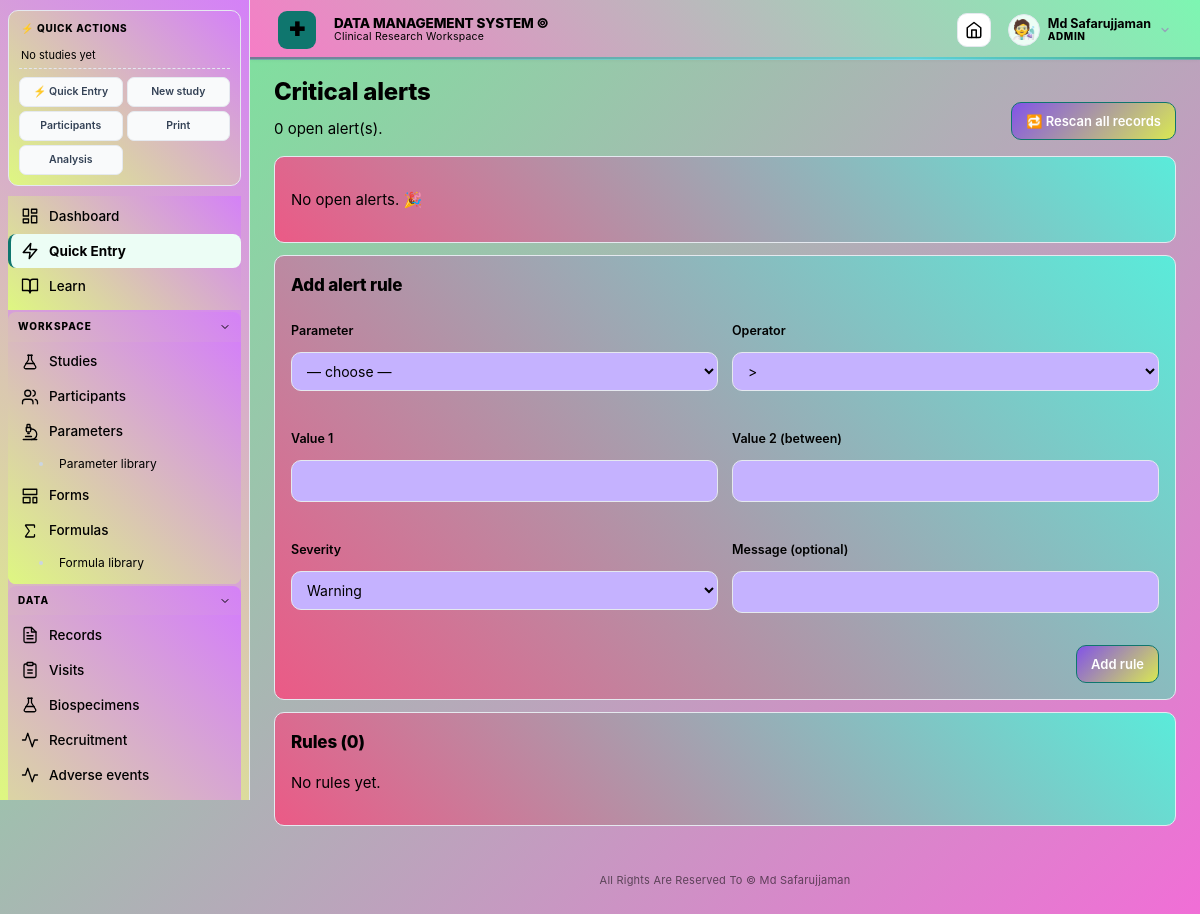
Page /alerts (signed in) on the committed database.
### tables this page shows
CREATE TABLE settings(
    key   TEXT PRIMARY KEY,
    value TEXT NOT NULL
);

CREATE TABLE users(
    id            INTEGER PRIMARY KEY AUTOINCREMENT,
    username      TEXT UNIQUE NOT NULL,
    password_hash TEXT NOT NULL,
    role          TEXT NOT NULL CHECK(role IN ('ADMIN','RESEARCHER','VIEWER')),
    active        INTEGER NOT NULL DEFAULT 1,
    created_at    TEXT NOT NULL DEFAULT CURRENT_TIMESTAMP,
    last_login    TEXT,
    avatar_type   TEXT DEFAULT 'initials',
    avatar_value  TEXT DEFAULT '',
    avatar_style  TEXT DEFAULT '',
    totp_secret   TEXT DEFAULT '',
    totp_enabled  INTEGER DEFAULT 0,
    totp_backup_codes TEXT DEFAULT '',
    display_name  TEXT DEFAULT '',
    email         TEXT DEFAULT '',
    must_change_password INTEGER DEFAULT 0
);

### alert_routes.py (the view)
    @app.route("/alerts")
    def alerts_page():
        alerts = query("""SELECT a.*, p.participant_code, pa.name AS pname,
                                 pa.code AS pcode, pa.unit, s.study_code
                          FROM alerts a
                          LEFT JOIN participants p ON p.id=a.participant_id
                          LEFT JOIN parameters pa ON pa.id=a.parameter_id
                          LEFT JOIN studies s ON s.id=p.study_id
                          WHERE a.acknowledged=0
                          ORDER BY a.id DESC LIMIT 500""")
        n_open = len(alerts)
        rules = query("""SELECT r.*, p.name AS pname, p.code AS pcode, p.unit
                         FROM critical_rules r
                         JOIN parameters p ON p.id=r.parameter_id
                         ORDER BY r.id DESC""")
        params = query("""SELECT id,code,name,unit FROM parameters
                          WHERE active=1 ORDER BY category, sort_order, name""")
        studies = query("""SELECT id, study_code, title FROM studies
                           WHERE archived=0 ORDER BY title""")
        return render_template("alerts.html", alerts=alerts, n_open=n_open,
                               rules=rules, params=params, operators=OPERATORS,
                               studies=studies)

### app.py (called while the page is built, shortened)
@app.context_processor
def inject_globals():
    rt = get_runtime()
    return {
        "app_name":     setting("app_name", APP_NAME),
        "app_tagline":  setting("app_tagline", APP_TAGLINE),
        "institution":  setting("institution", ""),
        "app_settings": settings_dict(),
        "rt":           rt,                # ← runtime settings
        "palette":      PALETTE,
        "roles":        ROLES,
        "data_types":   DATA_TYPES,
        "now":          datetime.now(),
        "current_user": getattr(g, "user", None),
    }

@app.before_request
def load_user():
    g.user = None
    uid = session.get("user_id")
    if uid:
        row = one("SELECT id,username,display_name,role,active,avatar_type,avatar_value,avatar_style FROM users WHERE id=? AND active=1", (uid,))
        if row:
            sess_tok = session.get("_sess_tok")
            g.user = row
        else:
            session.clear()

@app.before_request
def require_login():
    ep = request.endpoint
    if not ep or ep in PUBLIC: return None
    if not g.user:
        return redirect(url_for("login", next=request.path))
    return None

def csrf_token():
    tok = session.get("_csrf")
    if not tok:
        tok = secrets.token_urlsafe(32)
        session["_csrf"] = tok
    return tok

def recent_studies_for_sidebar(limit=3):
    try:
        from database import query
        return query("""SELECT id, study_code, title
                       FROM studies WHERE archived = 0
                       ORDER BY id DESC LIMIT ?""", (limit,))
    except Exception:
        return []

def display_name_of(user):
    if not user:
        return ""
    try:
        dn = user["display_name"]
        if dn:
            return dn
    except (KeyError, IndexError, TypeError):
        pass
    try:
        return user["username"]
    except (KeyError, IndexError, TypeError):
        return ""

@app.context_processor
def _cache_buster():
    import time
    return {"_cb": str(int(time.time() // 10))}

@app.before_request
def enforce_roles():
    if not getattr(g, "user", None):
        return None
    ep = request.endpoint or ""
    if not ep:
        return None
    if ep in PUBLIC:
        return None
    role = g.user["role"]
    if role == "ADMIN":
        return None
    if ep in ADMIN_ONLY_ENDPOINTS:
        abort(403)
    if role == "VIEWER" and ep not in VIEWER_ALLOWED_ENDPOINTS:
        abort(403)
    return None

### templates/alerts.html (shortened to what this page needs)
{% extends "base.html" %}{% block title %}Critical alerts · {{ app_name }}{% endblock %}
{% block content %}
<div class="pagehead">
  <div><h1>Critical alerts</h1><p>{{ n_open }} open alert(s).</p></div>
  <form method="post" action="{{ url_for('alerts_scan') }}" style="display:flex;gap:8px">
    <button class="btn primary">🔁 Rescan all records</button>
  </form>
</div>
{% if alerts %}
<div class="card table-wrap">
  <div class="cardhead"><h2>Open alerts</h2>
    <form method="post" action="{{ url_for('alerts_ack_all') }}">
      <input type="hidden" name="_csrf" value="{{ csrf_token() }}">
      <button class="btn sm">Acknowledge all</button>
    </form>
  </div>
  <table>
    <thead><tr><th>When</th><th>Study</th><th>Participant</th>
      <th>Parameter</th><th>Severity</th><th>Message</th><th></th></tr></thead>
    <tbody>
      {% for a in alerts %}
      <tr>
        <td><small>{{ a.created_at }}</small></td>
        <td>{{ a.study_code or '—' }}</td>
        <td>{{ a.participant_code or '—' }}</td>
        <td>{{ a.pname or '—' }}</td>
        <td><span class="badge {{ 'danger' if a.severity=='critical' else 'warning' }}">{{ a.severity }}</span></td>
        <td>{{ a.message }}</td>
        <td>
          <form method="post" action="{{ url_for('alert_ack', aid=a.id) }}">
            <input type="hidden" name="_csrf" value="{{ csrf_token() }}">
            <button class="btn sm">Acknowledge</button>
          </form>
        </td>
      </tr>
      {% endfor %}
    </tbody>
  </table>
</div>
{% else %}
<div class="card"><p class="muted">No open alerts. 🎉</p></div>
{% endif %}
<div class="card" style="margin-top:12px">
  <h2>Add alert rule</h2>
  <form method="post" action="{{ url_for('alert_rule_new') }}" class="form-grid">
    <label>Parameter
      <select name="parameter_id" required>
        <option value="">— choose —</option>
      </select>
    </label>
    <label>Operator
      <select name="operator">
        {% for op, lbl in operators %}<option value="{{ op }}">{{ lbl|safe }}</option>{% endfor %}
      </select>
    </label>
    <label>Value 1<input name="value1" type="number" step="any"></label>
    <label>Value 2 (between)<input name="value2" type="number" step="any"></label>
    <label>Severity
      <select name="severity">
        <option value="warning">Warning</option>
      </select>
    </label>
    <label>Message (optional)<input name="message"></label>
    <div class="form-actions full"><button class="btn primary">Add rule</button></div>
  </form>
</div>
<div class="card" style="margin-top:12px">
  <h2>Rules ({{ rules|length }})</h2>
  {% for r in rules %}
  <div style="display:flex;justify-content:space-between;align-items:center;padding:8px 0;border-bottom:1px solid #f1f5f9">
    <div>
      <b>{{ r.pname }}</b>
      <span class="muted">{{ r.operator }} {{ r.value1 }}{% if r.value2 %} – {{ r.value2 }}{% endif %}</span>
      <span class="badge {{ 'danger' if r.severity=='critical' else 'warning' }}">{{ r.severity }}</span>
      {% if not r.active %}<span class="badge">disabled</span>{% endif %}
      {% if r.message %}<div class="tiny muted">{{ r.message }}</div>{% endif %}
    </div>
    <div style="display:flex;gap:6px">
      <form method="post" action="{{ url_for('alert_rule_toggle', rid=r.id) }}">
        <input type="hidden" name="_csrf" value="{{ csrf_token() }}">
        <button class="btn sm">{% if r.active %}Disable{% else %}Enable{% endif %}</button>
      </form>
      <form method="post" action="{{ url_for('alert_rule_delete', rid=r.id) }}"
            onsubmit="return confirm('Delete rule?')">
        <input type="hidden" name="_csrf" value="{{ csrf_token() }}">
        <button class="btn sm danger">Delete</button>
      </form>
    </div>
  </div>
  {% else %}<p class="muted">No rules yet.</p>{% endfor %}
</div>
{% endblock %}

### templates/base.html (shortened to what this page needs)
<!doctype html>
<html lang="en">
<head>
<link rel="stylesheet" href="{{ url_for('static', filename='css/pro.css') }}">
<link rel="stylesheet" href="{{ url_for('static', filename='css/fonts.css') }}">
{% set _fc = app_settings.get('ui_font_class','') %}
</head>
<body class="{{ app_settings.get('ui_font_class','') }}">
{% from "_avatar.html" import site_logo, user_avatar %}
{% from "_icons.html" import icon %}
<div class="shell">
<aside class="sidebar" id="sidebar">
  <div class="quick-panel">
    <div class="quick-head">
      <span class="quick-title">⚡ Quick actions</span>
    </div>
    {% set _studies = recent_studies_for_sidebar() if recent_studies_for_sidebar is defined else [] %}
    {% if _studies %}
    {% for s in _studies %}
    <div class="quick-study">
      <span class="quick-study-code">{{ s.study_code }}</span>
      <div class="quick-study-actions">
        <a href="{{ url_for('participants_list') }}?study_id={{ s.id }}" title="Participants">👥</a>
        <a href="{{ url_for('participant_new') }}" title="Add">➕</a>
        <a href="{{ url_for('print_participants_summary', sid=s.id) }}" target="_blank" title="Print">🖨</a>
        <a href="{{ url_for('export_study', sid=s.id, fmt='xlsx') }}" title="Export">⬇</a>
      </div>
    </div>
    {% endfor %}
    {% else %}
    <div class="quick-empty">No studies yet</div>
    {% endif %}
    <div class="quick-globals">
      <a href="{{ url_for('quick_entry_page') }}" style="background:#ecfdf5;border-color:#a7f3d0;color:#0f766e;font-weight:800">⚡ Quick Entry</a>
      <a href="{{ url_for('study_new') }}">New study</a>
      <a href="{{ url_for('participants_list') }}">Participants</a>
      <a href="{{ url_for('print_hub') }}">Print</a>
      <a href="{{ url_for('analysis_hub') }}">Analysis</a>
    </div>
  </div>
  <nav class="sb-nav">
    <div class="sb-items sb-flat">
      <a href="{{ url_for('dashboard') }}" data-path="/" data-exact="1">
        Dashboard
      </a>
      <a href="{{ url_for('quick_entry_page') }}" data-path="/quick-entry"
         style="background:#ecfdf5;border-left-color:#0f766e;color:#0f766e;font-weight:700">
        Quick Entry
      </a>
      <a href="{{ url_for('learn_home') }}" data-path="/learn">
        Learn
      </a>
    </div>
    {% if current_user and current_user.role in ('ADMIN','RESEARCHER') %}
    <div class="sb-group" data-group="workspace">
      <button type="button" class="sb-group-head">
        <span class="sb-group-label">Workspace</span>
      </button>
      <div class="sb-items">
        <a href="{{ url_for('studies_list') }}" data-path="/studies">
          {{ icon('flask', 18, 'currentColor', 1.75) }} Studies
        </a>
        <a href="{{ url_for('participants_list') }}" data-path="/participants">
          {{ icon('users', 18, 'currentColor', 1.75) }} Participants
        </a>
        <a href="{{ url_for('parameters_list') }}" data-path="/parameters" data-exact="1">
          {{ icon('microscope', 18, 'currentColor', 1.75) }} Parameters
        </a>
        <a href="{{ url_for('parameter_library_page') }}" data-path="/parameters/library" class="sb-sub">
          Parameter library
        </a>
        <a href="{{ url_for('forms_list') }}" data-path="/forms">
          {{ icon('layout-template', 18, 'currentColor', 1.75) }} Forms
        </a>
        <a href="{{ url_for('formulas_list') }}" data-path="/formulas" data-exact="1">
          {{ icon('sigma', 18, 'currentColor', 1.75) }} Formulas
        </a>
        <a href="{{ url_for('formula_library_page') }}" data-path="/formulas/library" class="sb-sub">
          Formula library
        </a>
      </div>
    </div>
    <div class="sb-group" data-group="data">
      <button type="button" class="sb-group-head">
        <span class="sb-group-label">Data</span>
      </button>
      <div class="sb-items">
        <a href="{{ url_for('records_list') }}" data-path="/records">
          {{ icon('file-text', 18, 'currentColor', 1.75) }} Records
        </a>
        <a href="{{ url_for('visits_upcoming') }}" data-path="/visits">
          {{ icon('clipboard', 18, 'currentColor', 1.75) }} Visits
        </a>
        <a href="{{ url_for('specimens_all') }}" data-path="/specimens">
          {{ icon('flask', 18, 'currentColor', 1.75) }} Biospecimens
        </a>
        <a href="{{ url_for('recruitment_page') }}" data-path="/recruitment">
          {{ icon('activity', 18, 'currentColor', 1.75) }} Recruitment
        </a>
        <a href="{{ url_for('adverse_list') }}" data-path="/adverse">
          {{ icon('activity', 18, 'currentColor', 1.75) }} Adverse events
        </a>
        <a href="{{ url_for('quality_page') }}" data-path="/quality">
        </a>
      </div>
    </div>
    {% endif %}
  </nav>
</aside>
<main>
  <header class="topbar">
    <span class="topbar-logo" aria-hidden="true">
      {{ site_logo(app_settings, 38) }}
    </span>
    <div class="topbar-brand">
      <div class="topbar-title">{{ app_name }}</div>
      <div class="topbar-sub">Clinical Research Workspace</div>
    </div>
    <a class="iconbtn" href="{{ url_for('dashboard') }}" title="Home" id="home-btn">
    </a>
    {% if current_user %}
      <div class="userchip" id="userchip">
        {{ user_avatar(current_user, 32) }}
        <div class="uc-meta">
          <span class="uc-name">{{ display_name_of(current_user) }}</span>
          <span class="uc-role">{{ current_user.role|capitalize }}</span>
        </div>
      </div>
    {% endif %}
  </header>
  <section class="content">
    {% block content %}{% endblock %}
  </section>
  <footer class="appfoot">
    {{ app_settings.get('copyright', '© ' + app_name) }}
  </footer>
</main>
</div>
<link rel="stylesheet" href="/theme.css?v={{ range(1000000, 9999999) | random }}">
</body>
</html>

### templates/_avatar.html (shortened to what this page needs)
{% macro user_avatar(u, size=32, ring=False) %}
{% set s = size|int %}
{% set border = '2px solid #a7f3d0' if ring else '1px solid #e2e8f0' %}
{% if u.avatar_type == 'upload' and u.avatar_value %}
  <img src="{{ url_for('avatar_file', fname=u.avatar_value) }}" alt=""
       style="width:{{ s }}px;height:{{ s }}px;border-radius:50%;object-fit:cover;border:{{ border }};display:inline-block;vertical-align:middle">
{% elif u.avatar_type == 'dicebear' and u.avatar_style %}
  <img src="https://api.dicebear.com/7.x/{{ u.avatar_style }}/svg?seed={{ u.avatar_value or u.username }}"
       alt=""
       style="width:{{ s }}px;height:{{ s }}px;border-radius:50%;object-fit:cover;border:{{ border }};display:inline-block;vertical-align:middle">
{% elif u.avatar_type == 'gif' and u.avatar_value %}
  <img src="{{ u.avatar_value }}" alt=""
       style="width:{{ s }}px;height:{{ s }}px;border-radius:50%;object-fit:cover;border:{{ border }};display:inline-block;vertical-align:middle">
{% elif u.avatar_type == 'emoji' and u.avatar_value %}
  <span style="display:inline-grid;place-items:center;width:{{ s }}px;height:{{ s }}px;
               border-radius:50%;background:#ecfdf5;border:{{ border }};
               font-size:{{ (s * 0.6)|int }}px;line-height:1;
               vertical-align:middle">{{ u.avatar_value }}</span>
{% else %}
  <span style="display:inline-grid;place-items:center;width:{{ s }}px;height:{{ s }}px;
               border-radius:50%;background:var(--primary);color:#fff;
               font-weight:700;font-size:{{ (s * 0.45)|int }}px;
               vertical-align:middle;border:{{ border }}">{{ u.username[0]|upper }}</span>
{% endif %}
{% endmacro %}
{% macro site_logo(settings, size=30) %}
{% set s = size|int %}
{% set logo_url = settings.get('brand_logo_url', '') or '' %}
{% set mark_value = settings.get('brand_mark_value', '✚') or '✚' %}
{% if logo_url and logo_url.strip() %}
  <span class="brandmark" style="display:none;width:{{ s }}px;height:{{ s }}px;
        font-size:{{ (s * 0.5)|int }}px">{{ mark_value }}</span>
{% endif %}
{% endmacro %}

### rows in the picture
settings: value "DATA MANAGEMENT SYSTEM ©", get "All Rights Are Reserved To © Md Safarujjaman"
users: avatar_value "🧑‍🔬", display_name "Md Safarujjaman", role "ADMIN"

### other values in the picture
{{ mark_value }} "✚"
{{ n_open }} "0"
{{ rules|length }} "0"
form field operator ">"
